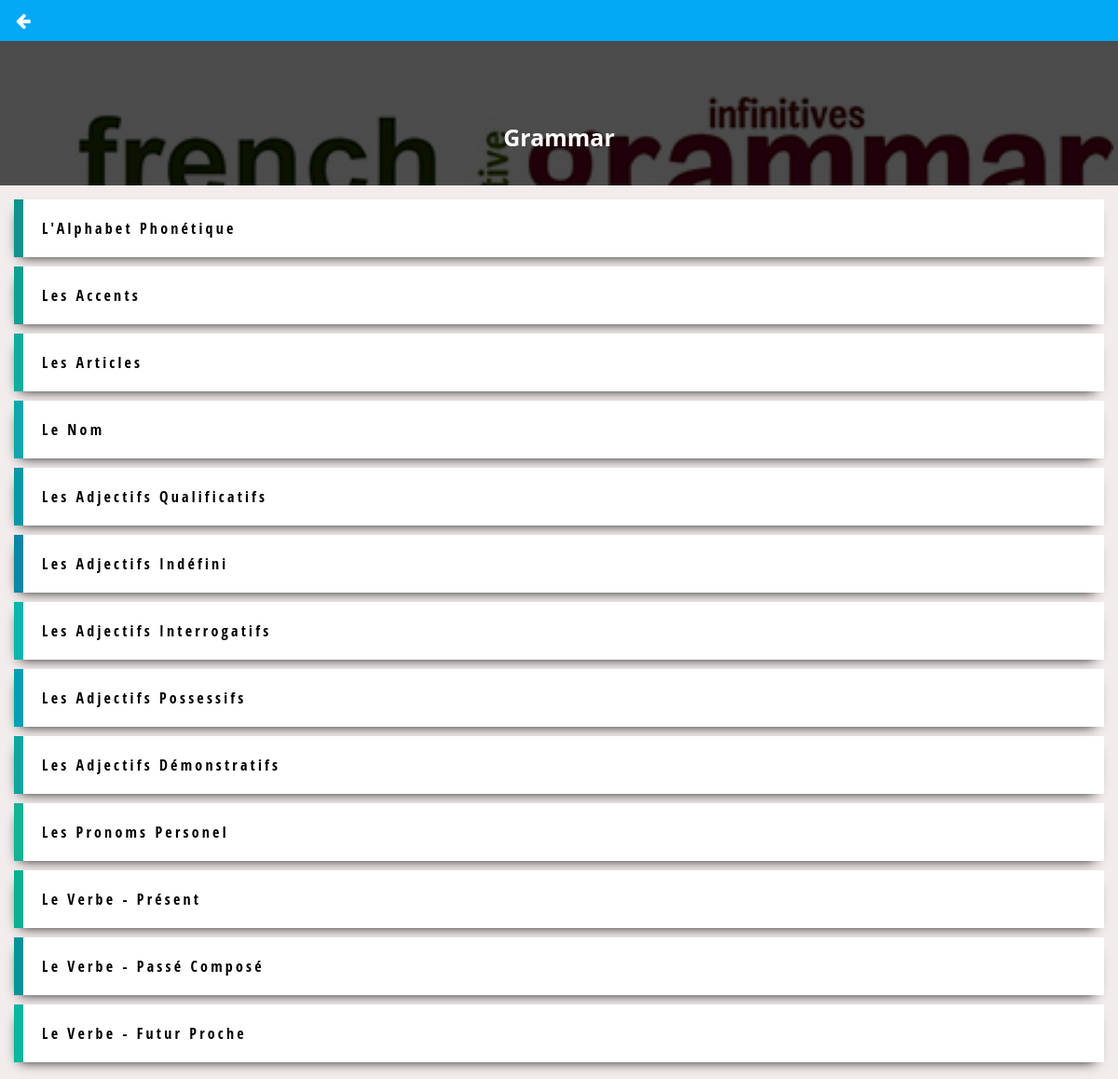
The page /page/page.catLesson.php?id_cat=CAT001 on the database its author committed.
### tables this page shows
CREATE TABLE IF NOT EXISTS `fr_category` (
  `id_cat` varchar(50) NOT NULL,
  `cat_name` varchar(50) NOT NULL,
  `cat_desc` varchar(400) NOT NULL,
  `pic` varchar(200) NOT NULL,
  PRIMARY KEY (`id_cat`)
);

CREATE TABLE IF NOT EXISTS `fr_lesson_cat` (
  `id_Lesson` varchar(50) NOT NULL,
  `lesson_title` varchar(100) NOT NULL,
  `id_cat` varchar(50) NOT NULL,
  PRIMARY KEY (`id_Lesson`),
  KEY `id_cat` (`id_cat`)
);

### page/page.catLesson.php (the view, shortened to what this page needs)
<?php
    $jsondata = file_get_contents("../config/listing.json");
    $json = json_decode($jsondata,true);
?>
<html>
  <head>
    <?php
      foreach ($json['css'] as $css) {
        echo '<link rel="stylesheet" type="text/css" href="../css/'.$css['name'].'" />';
      }
    ?>
  </head>
  <body id="categoryLes" class="disableScroll">
    <div id="menu-nav" class="ftz-pop-in-full type1" style="top: 0; max-height: 99999px; background: #F3ECEC;">
      <a href="javascript:history.go(-1);"; style="display: block; height: 44px; background: #03A9F5; margin-bottom: 10px; position: relative; z-index: 1;"><div class="menu-button circleBtn ftz-pop-out-full"><i class="fa fa-arrow-left"></i></div></a>
        <ul style="top: 50%; min-height: 100%; padding: 40px 0 12px; margin-top: -50px;">
          <?php
            $id_cat = $_GET["id_cat"];
            $query = mysql_query("SELECT * FROM fr_lesson_cat WHERE id_cat='$id_cat' ORDER BY id_Lesson ASC") or die(mysql_error());
            $row = mysql_fetch_assoc( mysql_query("SELECT * FROM fr_category WHERE id_cat='$id_cat'") );
            echo '<div class="CatPic" style="background-image: url(../'.$row['pic'].');"><span class="CatTitle">'.$row['cat_name'].'</span></div>';
            if (mysql_num_rows($query) == 0) {
              if ($id_cat == 'CAT002') {
                echo "<span class='bold' style='text-align: center; display: block; margin: 0 15px;'>Select Your Categories</span>";
              }
              else {
                echo '<p style="text-align: center; color: #fff;">Sorry, No Data Available</center>';
              }
            }
            else {
              while($data_les = mysql_fetch_assoc($query)){
                if ($id_cat == 'CAT001') {
                  echo '<li><a class="randomColorBorder" href="page.lesson.php?id_Lesson=';?><?php echo $data_les['id_Lesson'].'">'. $data_les['lesson_title'] .'</a></li>';
                }
                elseif ($id_cat == 'CAT003') {
                  echo '<li><a class="randomColorBorder" href="page.phrases.php?id_Lesson=';?><?php echo $data_les['id_Lesson'].'">'. $data_les['lesson_title'] .'</a></li>';
                }
                elseif ($id_cat == 'CAT004') {
                  echo '<li><a class="randomColorBorder" href="page.lesson.php?id_Lesson=';?><?php echo $data_les['id_Lesson'].'">'. $data_les['lesson_title'] .'</a></li>';
                }
              }
            }
          ?>
        </ul>
    </div>
  </body>
</html>

### css/style.css (style rules this page uses)
* { -webkit-tap-highlight-color: rgba(0, 0, 0, 0); }
a { text-decoration: none; outline: none; }
body { font-family: 'Noto Sans', sans-serif; left: 0; overflow: hidden; }
html, body { height: 100%; }
ul { list-style: none; }
* { margin: 0; padding: 0; box-sizing: border-box; -webkit-appearance: none; transition: .3s all; -moz-user-select: none; -khtml-user-select: none; -webkit-user-select: none; user-select: none; }
#categoryLes .circleBtn, #content .circleBtn { border: 0px; }
.circleBtn { color: #fff; border: 2px solid #fff; display: block; text-align: center; height: 30px; width: 30px; border-radius: 50%; font-size: 1.155rem; padding-top: 4px; z-index: 10; }
.ftz-pop-in-full { position: fixed; display: block; width: 100%; height: 100%; top: -1480px; left: 0; background: rgba(37,41,50,.97); overflow: hidden; max-height: 0; transition: .5s all; }
#menu-nav ul { position: relative; top: 50%; left: 50%; transform: translate(-50%, -50%); max-height: 81%; overflow-y: scroll; }
#menu-nav li a { padding: 15px; display: block; text-align: center; color: #d6b220; font-size: 1rem; letter-spacing: .2em; font-family: "Open Sans Condensed",sans-serif; font-weight: normal; }
#menu-nav .menu-button, #menu-nav2 .menu-button { position: absolute; top: 10px; left: 10px; }
#categoryLes li { margin: 0 0 10px; padding: 0 15px; }
#categoryLes #menu-nav li a { padding: 20px; border-left: 10px solid; text-align: left; background: #fff; color: #000; box-shadow: -2px 7px 13px -8px #000; }
#categoryLes .CatPic { position: relative; width: 100%; height: 155px; background-repeat: no-repeat; background-size: cover; margin-bottom: 15px; }
#categoryLes .CatPic:before { content: ""; position: absolute; width: 100%; height: 100%; top: 0; left: 0; background: rgba(0,0,0,0.7); }
#categoryLes .CatTitle { bottom: 35px; width: 100%; text-align: center; position: absolute; color: #fff; font-size: 25px; font-weight: bold; }

### rows shown on the page
fr_category: pic (picture), cat_name "Grammar"
fr_lesson_cat: lesson_title "L'Alphabet Phonétique"
fr_lesson_cat: lesson_title "Les Accents"
fr_lesson_cat: lesson_title "Les Articles"
fr_lesson_cat: lesson_title "Le Nom"
fr_lesson_cat: lesson_title "Les Adjectifs Qualificatifs"
fr_lesson_cat: lesson_title "Les Adjectifs Indéfini"
fr_lesson_cat: lesson_title "Les Adjectifs Interrogatifs"
fr_lesson_cat: lesson_title "Les Adjectifs Possessifs"
fr_lesson_cat: lesson_title "Les Adjectifs Démonstratifs"
fr_lesson_cat: lesson_title "Les Pronoms Personel"
fr_lesson_cat: lesson_title "Le Verbe - Présent"
fr_lesson_cat: lesson_title "Le Verbe - Passé Composé"
fr_lesson_cat: lesson_title "Le Verbe - Futur Proche"
